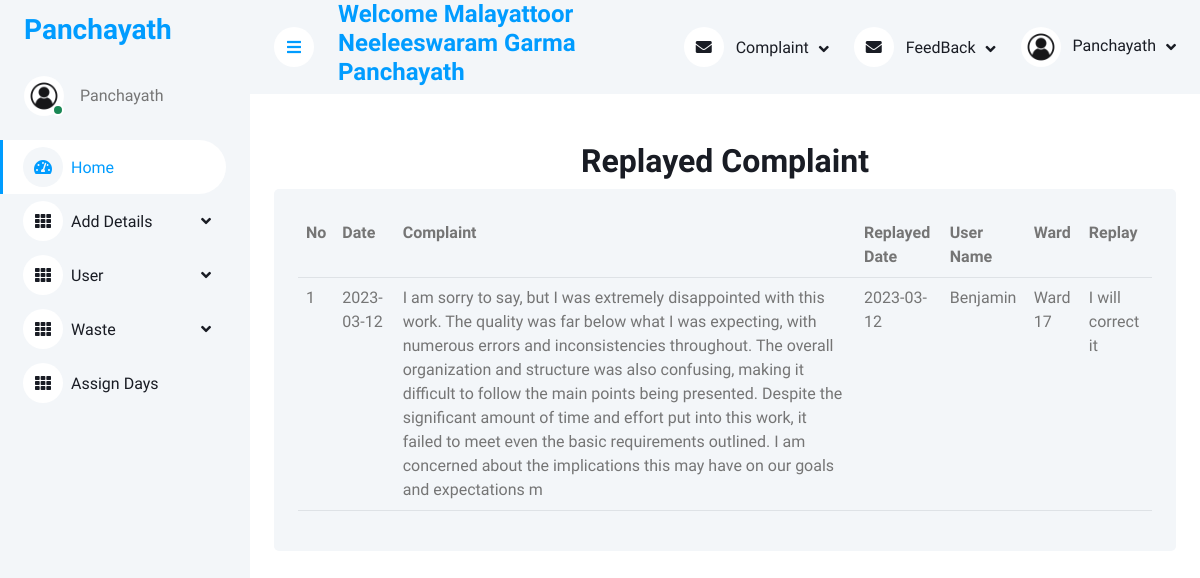
/E-Waste/Panjayath/Replayed_Complaint.php (signed in), run on the app's committed database.
### tables this page shows
CREATE TABLE `tbl_complaint` (
  `cmp_id` int(11) NOT NULL auto_increment,
  `cmp_date` date NOT NULL,
  `cmp_rdate` date NOT NULL,
  `cmp_content` varchar(500) NOT NULL,
  `pajayathe_id` int(11) NOT NULL default '0',
  `user_id` int(11) NOT NULL default '0',
  `to_status` char(1) NOT NULL,
  `cmp_status` char(1) NOT NULL default '0',
  `cmp_replay` varchar(500) NOT NULL default 'NA',
  PRIMARY KEY  (`cmp_id`)
);

CREATE TABLE `tbl_user` (
  `user_id` int(11) NOT NULL auto_increment,
  `user_name` varchar(15) NOT NULL,
  `user_contact` char(10) NOT NULL,
  `user_email` varchar(25) NOT NULL,
  `user_address` varchar(100) NOT NULL,
  `ward_id` int(11) NOT NULL,
  `user_hno` varchar(5) NOT NULL,
  `user_username` varchar(25) NOT NULL,
  `user_password` varchar(20) NOT NULL,
  `user_status` char(1) NOT NULL default '0',
  PRIMARY KEY  (`user_id`)
);

CREATE TABLE `tbl_ward` (
  `ward_id` int(11) NOT NULL auto_increment,
  `ward_name` varchar(10) NOT NULL,
  `ward_status` int(1) NOT NULL default '0',
  PRIMARY KEY  (`ward_id`)
);

### E-Waste/Panjayath/Replayed_Complaint.php (the view, shortened to what this page needs)
<!DOCTYPE html>
<html>
<head>
	<div class="container-xxl position-relative bg-white d-flex p-0">
<?php
include("../Connection/Connection.php");
include("Home1.php");
?>
</head>
<body>
<form>
	<div class="container-fluid pt-4 px-4">
	<h2 align="center">Replayed Complaint</h2>
	<div class="bg-light rounded h-100 p-4">
	<table width="800" class="table table-hover">
		<tr align="left">
			<th>No</th>
			<th>Date</th>
			<th>Complaint</th>
			<th>Replayed Date</th>
			<th>User Name</th>
			<th>Ward</th>
			<th>Replay</th>
		</tr>
		<?php
		$sel = "select * from tbl_complaint c inner join tbl_user u on c.user_id=u.user_id inner join tbl_ward w on u.ward_id=w.ward_id where to_status = '2' and cmp_status = '1'";
		$res = $con->query($sel);
		if($res->num_rows!=NULL)
		{
			$i = 0;
			while($row = $res->fetch_assoc())
			{
				$i = $i + 1;
				?>
				<tr>
					<td><?php echo $i; ?></td>
					<td><?php echo $row["cmp_date"]; ?></td>
					<td><?php echo $row["cmp_content"]; ?></td>
					<td><?php echo $row["cmp_rdate"]; ?></td>
					<td><?php echo $row["user_name"]; ?></td>
					<td><?php echo $row["ward_name"]; ?></td>
					<td><?php echo $row["cmp_replay"]; ?></td>
				</tr>
				<?php
			}
		}
		?>
	</table>
</form>
</body>
</html>

### E-Waste/Panjayath/Template/css/style.css (style rules this page uses)
:root { --primary: #009CFF; --light: #F3F6F9; --dark: #191C24; }

### data on the page
tbl_complaint: cmp_date "2023-03-12", cmp_content "I am sorry to say, but I was extremely disappointed with this work. The quality was far below what I was expecting, with numerous errors and inconsistencies throughout. The overall organization and structure was also confusing, making it difficult to follow the main points being presented. Despite the significant amount of time and effort put into this work, it failed to meet even the basic requirements outlined. I am concerned about the implications this may have on our goals and expectations m", cmp_rdate "2023-03-12", user.user_name "Benjamin", tbl_ward.ward_name "Ward 17", cmp_replay "I will correct it"

### other printed values
$_SESSION['panname'] "Malayattoor Neeleeswaram Garma Panchayath"
